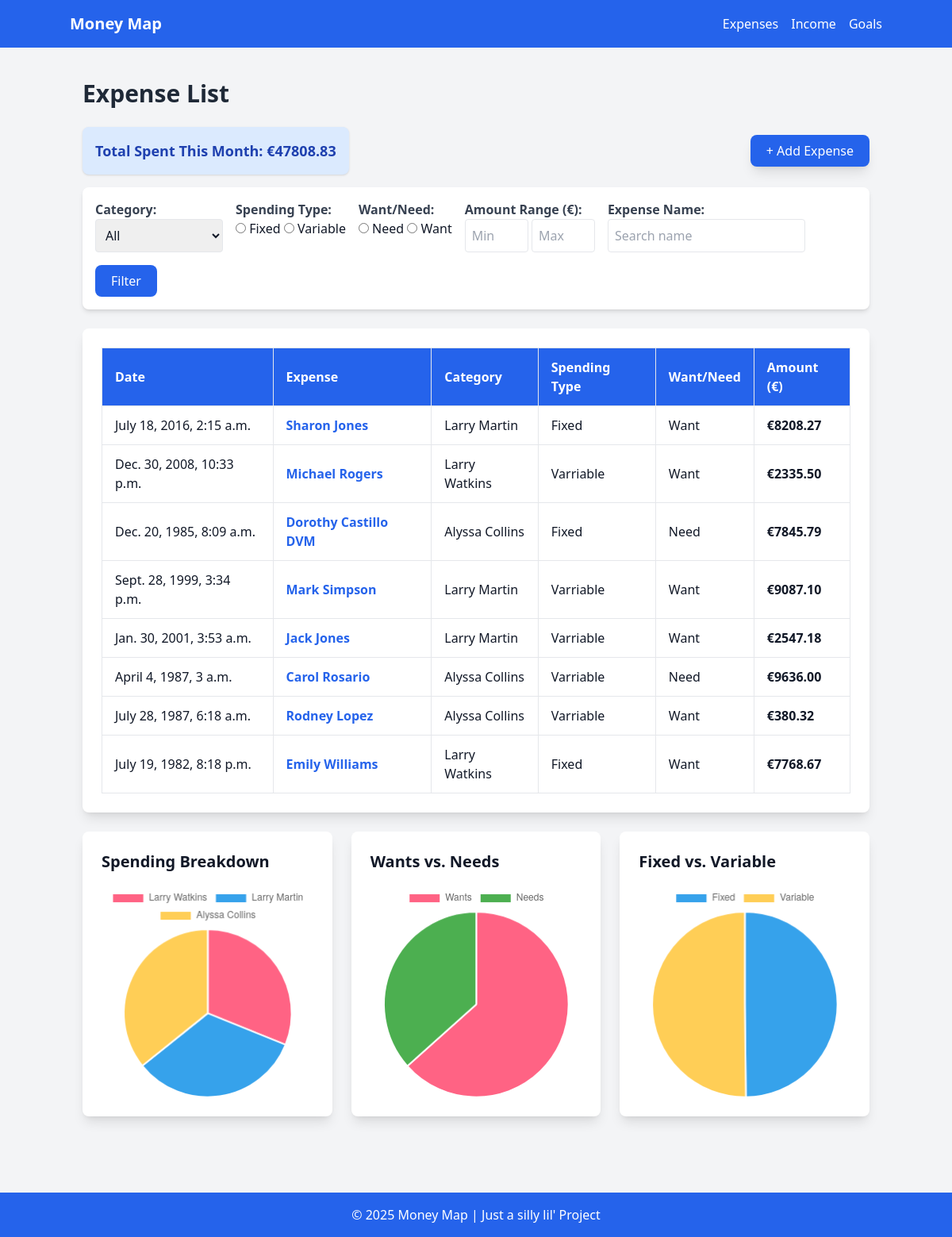
Page /expense-tracker/ (signed in) on the committed database.
### main/models.py (models this page shows, shortened)
class Transaction(models.Model):
    date = models.DateTimeField(default=timezone.now)
    name = models.CharField(max_length=20)
    amount = models.DecimalField(max_digits=10, decimal_places=2, default=0.00)
    user = models.ForeignKey(User, default=1, on_delete=models.CASCADE)
    class Meta:
        abstract = True

class Expense(Transaction):
    category = models.ForeignKey(Category, on_delete=models.SET_NULL, null=True)
    is_fixed = models.BooleanField(default=True)
    is_necessity = models.BooleanField(default=True)

class Category(models.Model):
    name = models.CharField(max_length=100)
    description = models.TextField(blank=True, null=True)
    user = models.ForeignKey(User, default=1, on_delete=models.CASCADE)

### main/views.py (the view, shortened to what this page needs)
# urls.py: path('expense-tracker/', ExpenseList.as_view(), name='expense_list'),
class ExpenseList(BaseListView):
    model = Expense
    search_fields = ['name', 'amount', 'date', 'is_fixed', 'is_necessity', 'category']
    template_name = 'main/expense_list.html'
    context_object_name = "expenses"
    def get_queryset(self):
        queryset = Expense.objects.filter(user=self.request.user)
        category = self.request.GET.get('category')
        is_fixed = self.request.GET.get('fixed_variable')
        is_necessity = self.request.GET.get('necessity')
        min_amount = self.request.GET.get('min_amount')
        max_amount = self.request.GET.get('max_amount')
        search_name = self.request.GET.get('name')
        if category:
            queryset = queryset.filter(category__name=category)
        if is_fixed in ['Fixed', 'Variable']:
            queryset = queryset.filter(is_fixed=(is_fixed == 'Fixed'))
        if is_necessity in ['Need', 'Want']:
            queryset = queryset.filter(is_necessity=(is_necessity == 'Need'))
        if min_amount:
            queryset = queryset.filter(amount__gte=min_amount)
        if max_amount:
            queryset = queryset.filter(amount__lte=max_amount)
        if search_name:
            queryset = queryset.filter(name__icontains=search_name)
        return queryset
    def get_context_data(self, **kwargs):
        context = super().get_context_data(**kwargs)
        current_month = now().month
        current_year = now().year
        expenses = self.object_list
        context['expenses'] = expenses
        total_spent = expenses.filter(user=self.request.user).aggregate(total=Sum('amount'))['total'] or 0
        context['total_spent'] = total_spent
        included_categories = { e.category.name for e in expenses }
        print(included_categories)
        categories = Expense.objects.filter(category__name__in=included_categories).values('category').annotate(total_spent=Sum('amount'))
        for i in categories:
            i['name'] = Category.objects.get(pk=i['category']).name
        context['categories'] = categories
        context['all_categories'] = Category.objects.all()
        wants_total = expenses.filter(is_necessity=False).aggregate(total=Sum('amount'))['total'] or 0
        needs_total = expenses.filter(is_necessity=True).aggregate(total=Sum('amount'))['total'] or 0
        context['wants_vs_needs'] = {'Wants': wants_total, 'Needs': needs_total}
        fixed_total = expenses.filter(is_fixed=True).aggregate(total=Sum('amount'))['total'] or 0
        variable_total = expenses.filter(is_fixed=False).aggregate(total=Sum('amount'))['total'] or 0
        context['fixed_vs_variable'] = {'Fixed': fixed_total, 'Variable': variable_total}
        return context

### templates/main/expense_list.html (shortened to what this page needs)
{% extends 'base.html' %}
{% block content %}
<h1 class="text-3xl font-bold mb-6 text-gray-800">Expense List</h1>
<div class="flex justify-between items-center mb-4">
    <div class="bg-blue-100 p-4 rounded-lg text-lg font-semibold text-blue-800 shadow">
        Total Spent This Month: <span class="font-bold">€{{ total_spent|floatformat:2 }}</span>
    </div>
    <a href="{% url 'expense_create' %}" class="bg-blue-600 text-white px-5 py-2 rounded-lg hover:bg-blue-700 shadow-lg">+ Add Expense</a>
</div>
<form method="GET" class="mb-6 flex flex-wrap gap-4 bg-white p-4 rounded-lg shadow-md">
    <div>
        <label class="block text-gray-700 font-semibold">Category:</label>
        <select name="category" class="border p-2 rounded">
            <option value="">All</option>
        </select>
    </div>
    <div>
        <label class="block text-gray-700 font-semibold">Spending Type:</label>
        <label><input type="radio" name="fixed_variable" value="Fixed"> Fixed</label>
        <label><input type="radio" name="fixed_variable" value="Variable"> Variable</label>
    </div>
    <div>
        <label class="block text-gray-700 font-semibold">Want/Need:</label>
        <label><input type="radio" name="necessity" value="Need"> Need</label>
        <label><input type="radio" name="necessity" value="Want"> Want</label>
    </div>
    <div>
        <label class="block text-gray-700 font-semibold">Amount Range (€):</label>
        <input type="number" name="min_amount" placeholder="Min" class="border p-2 rounded w-20">
        <input type="number" name="max_amount" placeholder="Max" class="border p-2 rounded w-20">
    </div>
    <div>
        <label class="block text-gray-700 font-semibold">Expense Name:</label>
        <input type="text" name="name" placeholder="Search name" class="border p-2 rounded">
    </div>
    <div class="self-end">
        <button type="submit" class="bg-blue-600 text-white px-5 py-2 rounded-lg hover:bg-blue-700">Filter</button>
    </div>
</form>
<div class="overflow-x-auto bg-white p-6 rounded-lg shadow-lg max-h-50">
    <table class="min-w-full border border-gray-300">
        <thead>
            <tr class="bg-blue-600 text-white text-left">
                <th class="py-3 px-4 border">Date</th>
                <th class="py-3 px-4 border">Expense</th>
                <th class="py-3 px-4 border">
                    <a href="?category=" class="hover:underline">Category</a>
                </th>
                <th class="py-3 px-4 border">
                    <a href="?fixed_variable=Fixed" class="hover:underline">Spending Type</a>
                </th>
                <th class="py-3 px-4 border">
                    <a href="?necessity=Need" class="hover:underline">Want/Need</a>
                </th>
                <th class="py-3 px-4 border">Amount (€)</th>
            </tr>
        </thead>
        <tbody>
            {% for expense in expenses %}
            <tr class="border hover:bg-gray-100">
                <td class="py-3 px-4 border">{{ expense.date }}</td>
                <td class="py-3 px-4 border">
                    <a href="{% url 'expense_detail' expense.pk %}" class="text-blue-600 hover:underline font-semibold">{{ expense.name }}</a>
                </td>
                <td class="py-3 px-4 border">{{ expense.category.name }}</td>
                <td class="py-3 px-4 border">{{ expense.is_fixed|yesno:"Fixed,Varriable" }}</td>
                <td class="py-3 px-4 border">{{ expense.is_necessity|yesno:"Need,Want" }}</td>
                <td class="py-3 px-4 border font-bold">€{{ expense.amount|floatformat:2 }}</td>
            </tr>
            {% empty %}
            <tr>
                <td colspan="6" class="py-6 text-center text-gray-500">No expenses recorded.</td>
            </tr>
            {% endfor %}
        </tbody>
    </table>
</div>
<div class="grid grid-cols-1 md:grid-cols-3 gap-6 mt-6">
    <div class="bg-white p-6 rounded-lg shadow-lg">
        <h2 class="text-xl font-semibold mb-4">Spending Breakdown</h2>
        <canvas id="expenseChart"></canvas>
    </div>
    <div class="bg-white p-6 rounded-lg shadow-lg">
        <h2 class="text-xl font-semibold mb-4">Wants vs. Needs</h2>
        <canvas id="wantsNeedsChart"></canvas>
    </div>
    <div class="bg-white p-6 rounded-lg shadow-lg">
        <h2 class="text-xl font-semibold mb-4">Fixed vs. Variable</h2>
        <canvas id="fixedVariableChart"></canvas>
    </div>
</div>
<script>
    const ctx1 = document.getElementById('expenseChart').getContext('2d');
    const expenseData = {
        labels: [{% for category in categories %}"{{ category.name }}",{% endfor %}],
        datasets: [{
            label: 'Expenses by Category',
            data: [{% for category in categories %}{{ category.total_spent }},{% endfor %}],
            backgroundColor: ['#FF6384', '#36A2EB', '#FFCE56', '#4CAF50', '#9966FF', '#FF9F40'],
        }]
    };
    new Chart(ctx1, { type: 'pie', data: expenseData });
    const ctx2 = document.getElementById('wantsNeedsChart').getContext('2d');
    const wantsNeedsData = {
        labels: ['Wants', 'Needs'],
        datasets: [{
            label: 'Wants vs. Needs',
            data: [{{ wants_vs_needs.Wants }}, {{ wants_vs_needs.Needs }}],
            backgroundColor: ['#FF6384', '#4CAF50'],
        }]
    };
    new Chart(ctx2, { type: 'pie', data: wantsNeedsData });
    const ctx3 = document.getElementById('fixedVariableChart').getContext('2d');
    const fixedVariableData = {
        labels: ['Fixed', 'Variable'],
        datasets: [{
            label: 'Fixed vs. Variable',
            data: [{{ fixed_vs_variable.Fixed }}, {{ fixed_vs_variable.Variable }}],
            backgroundColor: ['#36A2EB', '#FFCE56'],
        }]
    };
    new Chart(ctx3, { type: 'pie', data: fixedVariableData });
</script>
{% endblock %}

### rows in the picture
Expense: date "July 18, 2016, 2:15 a.m.", name "Sharon Jones", category.name "Larry Martin", is_fixed "Fixed", is_necessity "Want", amount "8208.27"
Expense: date "Dec. 30, 2008, 10:33 p.m.", name "Michael Rogers", category.name "Larry Watkins", is_fixed "Varriable", is_necessity "Want", amount "2335.50"
Expense: date "Dec. 20, 1985, 8:09 a.m.", name "Dorothy Castillo DVM", category.name "Alyssa Collins", is_fixed "Fixed", is_necessity "Need", amount "7845.79"
Expense: date "Sept. 28, 1999, 3:34 p.m.", name "Mark Simpson", category.name "Larry Martin", is_fixed "Varriable", is_necessity "Want", amount "9087.10"
Expense: date "Jan. 30, 2001, 3:53 a.m.", name "Jack Jones", category.name "Larry Martin", is_fixed "Varriable", is_necessity "Want", amount "2547.18"
Expense: date "April 4, 1987, 3 a.m.", name "Carol Rosario", category.name "Alyssa Collins", is_fixed "Varriable", is_necessity "Need", amount "9636.00"
Expense: date "July 28, 1987, 6:18 a.m.", name "Rodney Lopez", category.name "Alyssa Collins", is_fixed "Varriable", is_necessity "Want", amount "380.32"
Expense: date "July 19, 1982, 8:18 p.m.", name "Emily Williams", category.name "Larry Watkins", is_fixed "Fixed", is_necessity "Want", amount "7768.67"

### other values in the picture
{{ total_spent|floatformat:2 }} "47808.83"
chart data {{ category.name }} Larry Watkins, Larry Martin, Alyssa Collins
chart data {{ category.total_spent }} 206955.240000000, 220382.240000000, 237899.610000000
chart data {{ wants_vs_needs.Wants }} 30327.0400000000
chart data {{ wants_vs_needs.Needs }} 17481.7900000000
